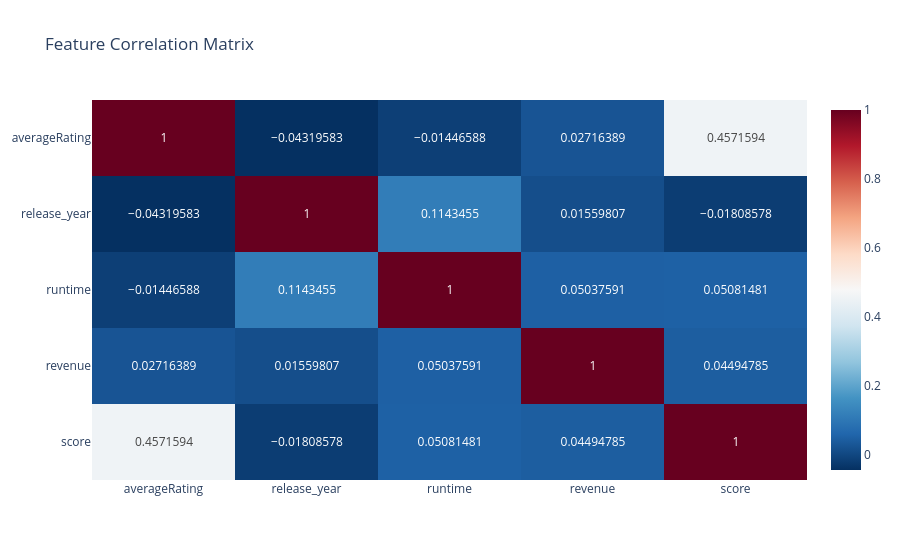

The cell this chart's notebook holds for it:
### Markdown cell above
<a name='eda'></a>
# 📊 Module 3: Exploratory Data Analysis (EDA)
Understanding cinematic distributions to optimize recommendation filters.

### Code cell
# Filter for relevant numeric columns
available_cols = [c for c in ['averageRating', 'release_year', 'runtime', 'revenue', 'score'] if c in df.columns]
corr = df[available_cols].corr()

fig_corr = px.imshow(corr, text_auto=True, aspect="auto", color_continuous_scale="RdBu_r",
                    title="Feature Correlation Matrix")
fig_corr.show()

### Figure 1 — Plotly figure (JSON) as saved in the notebook; plotly's stock layout.template omitted (floating-point values rounded to 4 significant figures)
{"data": [{"coloraxis": "coloraxis", "hovertemplate": "x: %{x}<br>y: %{y}<br>color: %{z}<extra></extra>", "name": "0", "texttemplate": "%{z}", "type": "heatmap", "x": ["averageRating", "release_year", "runtime", "revenue", "score"], "xaxis": "x", "y": ["averageRating", "release_year", "runtime", "revenue", "score"], "yaxis": "y", "z": [[1.0, -0.0432, -0.01447, 0.02716, 0.4572], [-0.0432, 1.0, 0.1143, 0.0156, -0.01809], [-0.01447, 0.1143, 1.0, 0.05038, 0.05081], [0.02716, 0.0156, 0.05038, 1.0, 0.04495], [0.4572, -0.01809, 0.05081, 0.04495, 1.0]]}], "layout": {"coloraxis": {"colorscale": [[0, "rgb(5,48,97)"], [0.1, "rgb(33,102,172)"], [0.2, "rgb(67,147,195)"], [0.3, "rgb(146,197,222)"], [0.4, "rgb(209,229,240)"], [0.5, "rgb(247,247,247)"], [0.6, "rgb(253,219,199)"], [0.7, "rgb(244,165,130)"], [0.8, "rgb(214,96,77)"], [0.9, "rgb(178,24,43)"], [1, "rgb(103,0,31)"]]}, "title": {"text": "Feature Correlation Matrix"}, "xaxis": {"anchor": "y", "domain": [0, 1]}, "yaxis": {"anchor": "x", "autorange": "reversed", "domain": [0, 1]}}}
